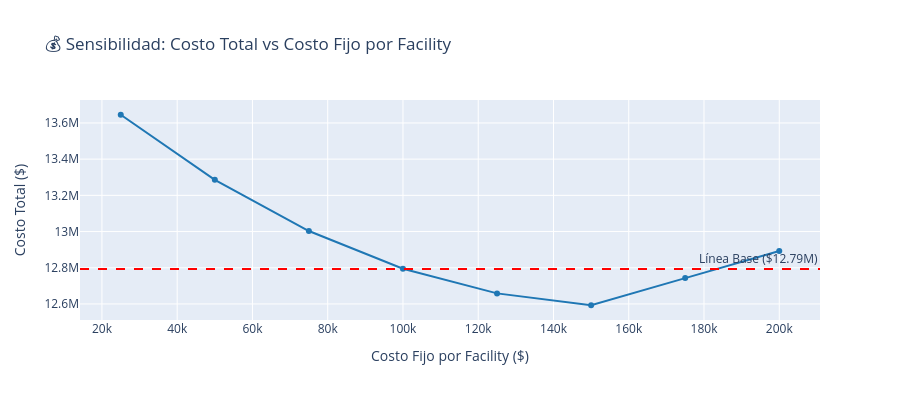
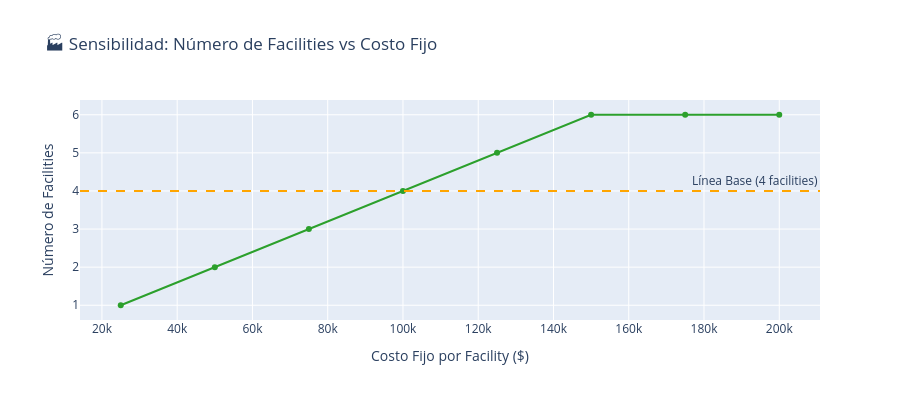

Write notebook code for charts like these, in order.
### Code cell
# Visualizar sensibilidad de costos fijos
fig_sensitivity_fixed = px.line(
    df_sensitivity,
    x='fixed_cost_param',
    y='total_cost',
    markers=True,
    title='💰 Sensibilidad: Costo Total vs Costo Fijo por Facility',
    labels={'fixed_cost_param': 'Costo Fijo por Facility ($)', 'total_cost': 'Costo Total ($)'},
    hover_data={'num_facilities': ':.0f', 'avg_distance': ':.1f'},
    color_discrete_sequence=['#1f77b4']
)
fig_sensitivity_fixed.add_hline(y=total_cost_base, line_dash='dash', line_color='red', annotation_text='Línea Base ($12.79M)')
fig_sensitivity_fixed.update_layout(hovermode='x unified', height=400)
fig_sensitivity_fixed.show()

# Gráfico: Número de facilities vs costo fijo
fig_facilities_fixed = px.line(
    df_sensitivity,
    x='fixed_cost_param',
    y='num_facilities',
    markers=True,
    title='🏭 Sensibilidad: Número de Facilities vs Costo Fijo',
    labels={'fixed_cost_param': 'Costo Fijo por Facility ($)', 'num_facilities': 'Número de Facilities'},
    color_discrete_sequence=['#2ca02c']
)
fig_facilities_fixed.add_hline(y=num_facilities_base, line_dash='dash', line_color='orange', annotation_text='Línea Base (4 facilities)')
fig_facilities_fixed.update_layout(hovermode='x unified', height=400)
fig_facilities_fixed.show()

print(f"\n📊 RESUMEN: Análisis de Sensibilidad (Costo Fijo)")
print(f"{'─' * 80}")
print(f"Rango de costo fijo explorado: ${df_sensitivity['fixed_cost_param'].min():,.0f} - ${df_sensitivity['fixed_cost_param'].max():,.0f}")
print(f"Costo total rango: ${df_sensitivity['total_cost'].min():,.0f} - ${df_sensitivity['total_cost'].max():,.0f}")
print(f"Número de facilities rango: {df_sensitivity['num_facilities'].min():.0f} - {df_sensitivity['num_facilities'].max():.0f}")
print(f"Distancia promedio rango: {df_sensitivity['avg_distance'].min():.1f} km - {df_sensitivity['avg_distance'].max():.1f} km")

### Figure 1 — Plotly figure (JSON) as saved in the notebook; plotly's stock layout.template omitted (floating-point values rounded to 4 significant figures)
{"data": [{"customdata": [[1.0, 386.4], [2.0, 374.0], [3.0, 362.5], [4.0, 351.6], [5.0, 341.4], [6.0, 331.7], [6.0, 331.7], [6.0, 331.7]], "hovertemplate": "Costo Fijo por Facility ($)=%{x}<br>Costo Total ($)=%{y}<br>num_facilities=%{customdata[0]:.0f}<br>avg_distance=%{customdata[1]:.1f}<extra></extra>", "legendgroup": "", "line": {"color": "#1f77b4", "dash": "solid"}, "marker": {"symbol": "circle"}, "mode": "lines+markers", "name": "", "orientation": "v", "showlegend": false, "type": "scatter", "x": [25000, 50000, 75000, 100000, 125000, 150000, 175000, 200000], "xaxis": "x", "y": [13650000.0, 13290000.0, 13000000.0, 12790000.0, 12660000.0, 12590000.0, 12740000.0, 12890000.0], "yaxis": "y"}], "layout": {"annotations": [{"showarrow": false, "text": "Línea Base ($12.79M)", "x": 1, "xanchor": "right", "xref": "x domain", "y": 12793231, "yanchor": "bottom", "yref": "y"}], "height": 400, "hovermode": "x unified", "legend": {"tracegroupgap": 0}, "shapes": [{"line": {"color": "red", "dash": "dash"}, "type": "line", "x0": 0, "x1": 1, "xref": "x domain", "y0": 12793231, "y1": 12793231, "yref": "y"}], "title": {"text": "💰 Sensibilidad: Costo Total vs Costo Fijo por Facility"}, "xaxis": {"anchor": "y", "domain": [0, 1], "title": {"text": "Costo Fijo por Facility ($)"}}, "yaxis": {"anchor": "x", "domain": [0, 1], "title": {"text": "Costo Total ($)"}}}}

### Figure 2 — Plotly figure (JSON) as saved in the notebook; plotly's stock layout.template omitted (floating-point values rounded to 4 significant figures)
{"data": [{"hovertemplate": "Costo Fijo por Facility ($)=%{x}<br>Número de Facilities=%{y}<extra></extra>", "legendgroup": "", "line": {"color": "#2ca02c", "dash": "solid"}, "marker": {"symbol": "circle"}, "mode": "lines+markers", "name": "", "orientation": "v", "showlegend": false, "type": "scatter", "x": [25000, 50000, 75000, 100000, 125000, 150000, 175000, 200000], "xaxis": "x", "y": [1, 2, 3, 4, 5, 6, 6, 6], "yaxis": "y"}], "layout": {"annotations": [{"showarrow": false, "text": "Línea Base (4 facilities)", "x": 1, "xanchor": "right", "xref": "x domain", "y": 4, "yanchor": "bottom", "yref": "y"}], "height": 400, "hovermode": "x unified", "legend": {"tracegroupgap": 0}, "shapes": [{"line": {"color": "orange", "dash": "dash"}, "type": "line", "x0": 0, "x1": 1, "xref": "x domain", "y0": 4, "y1": 4, "yref": "y"}], "title": {"text": "🏭 Sensibilidad: Número de Facilities vs Costo Fijo"}, "xaxis": {"anchor": "y", "domain": [0, 1], "title": {"text": "Costo Fijo por Facility ($)"}}, "yaxis": {"anchor": "x", "domain": [0, 1], "title": {"text": "Número de Facilities"}}}}
